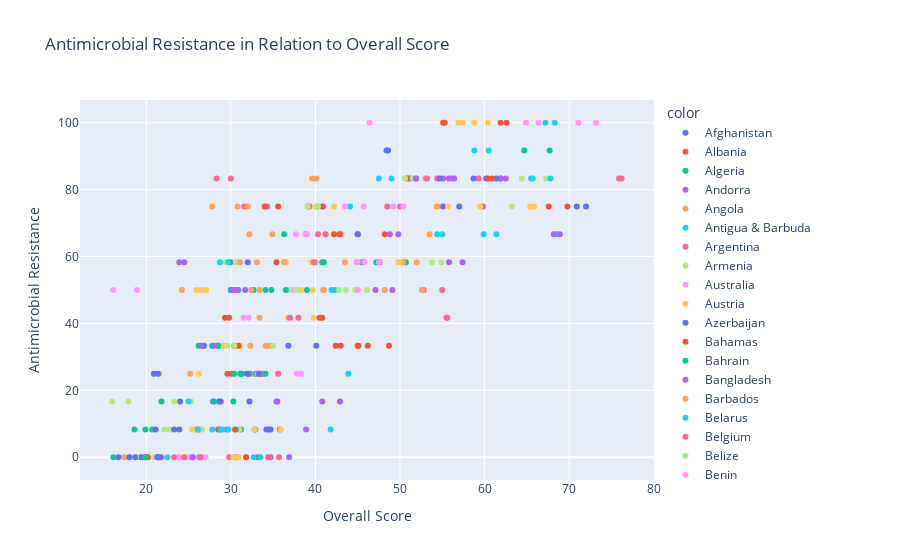

Notebook source saved alongside this figure:
### Code cell
import plotly.express as px
#df_total2 = df_total.iloc[4191:]
figure = px.scatter(x=ghs_index['OVERALL SCORE'], y=ghs_index['1.1) Antimicrobial resistance (AMR)'], color=ghs_index['Country'], labels={
                     "x": "Overall Score",
                     "y": "Antimicrobial Resistance"
                 },title = 'Antimicrobial Resistance in Relation to Overall Score')
figure.show()
